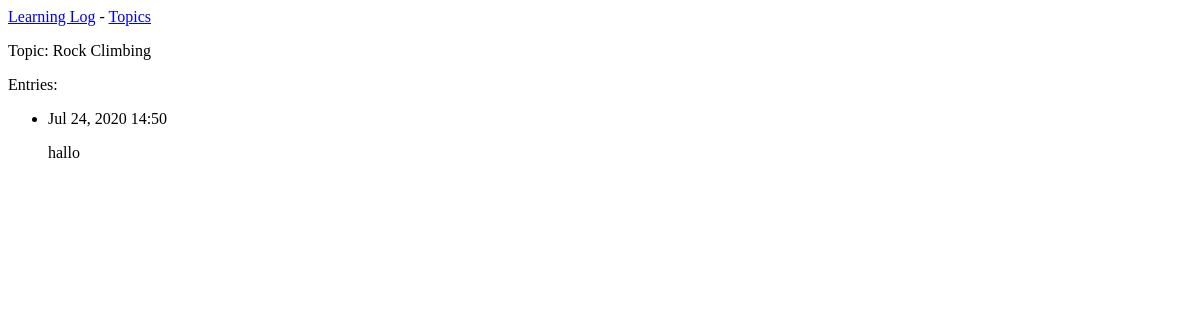
Before: /topics/2/ with the older database file.
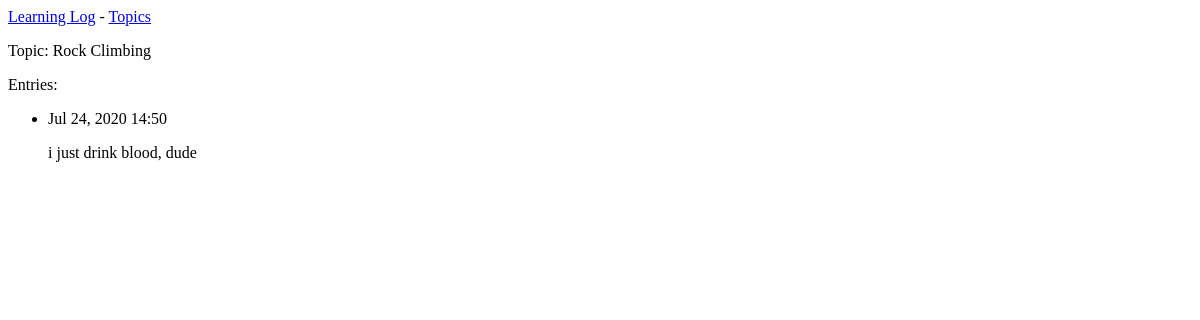
After: the same page with the newer database file.
### learning_logs/models.py (models this page shows, shortened)
class Entry(models.Model):
    topic = models.ForeignKey(Topic, on_delete=models.CASCADE)
    text = models.TextField()
    date_added = models.DateTimeField(auto_now_add=True)
    class Meta:
        verbose_name_plural = 'entries'

### learning_logs/views.py (the view)
# urls.py: path('topics/<int:topic_id>/', views.topic, name='topic')
def topic(request, topic_id):
    topic = Topic.objects.get(id=topic_id)
    entries = topic.entry_set.order_by('-date_added')
    context = {'topic': topic, 'entries': entries}
    return render(request, 'learning_logs/topic.html', context)

### learning_logs/models.py (called while the page is built)
    def __str__(self):
        return self.text

### learning_logs/templates/learning_logs/topic.html
{% extends 'learning_logs/base.html' %}
{% block content %}
  <p>Topic: {{ topic }}</p>
  <p>Entries:</p>
  <ul>
    {% for entry in entries %}
      <li>
        <p>{{ entry.date_added| date:'M d, Y H:i' }}</p>
        <p>{{ entry.text|linebreaks }}</p>
      </li>
      {% empty %}
        <li>There are no entries of this topic yet.</li>
      {% endfor %}
  </ul>
{% endblock content %}

Changed rows visible on the page:
changed Entry: text "hallo" → "i just drink blood, dude"
